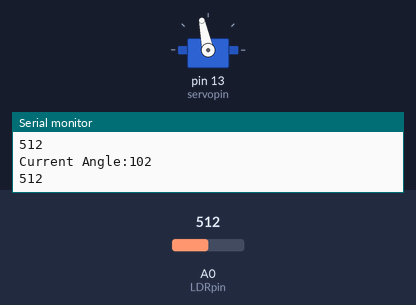
Bench run of a sketch on a simulated Arduino Uno, built with avr-gcc and run on an emulated ATmega328P. On the bench: servo, the last lines printed to the serial monitor. The test bench sets the inputs (shaded band); at power-on: A0 (LDRpin) = 512.

Above: at 1.2 s.
1.3 s: A0 (LDRpin) set to 716
At 1.8 s:
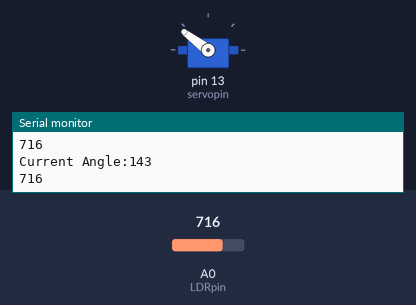
2.9 s: A0 (LDRpin) set to 900
At 3.3 s:
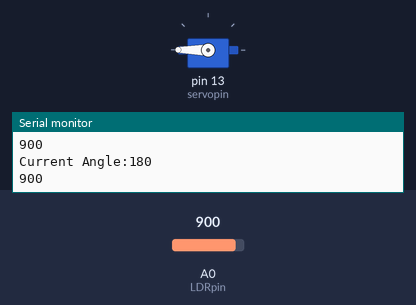
4.5 s: A0 (LDRpin) set to 306
At 5.0 s:
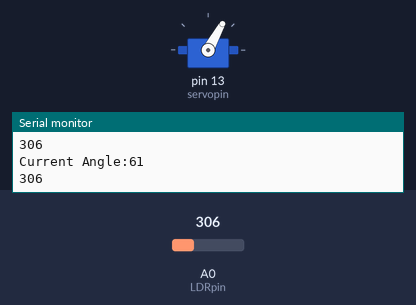
6.1 s: A0 (LDRpin) set to 122
At 6.5 s:
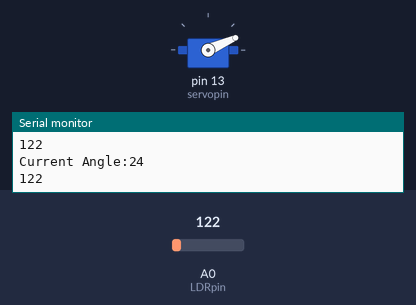
7.7 s: A0 (LDRpin) set to 0
At 8.1 s:
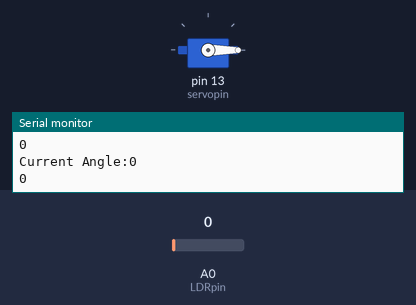
9.3 s: A0 (LDRpin) set to 511
At 10.8 s:
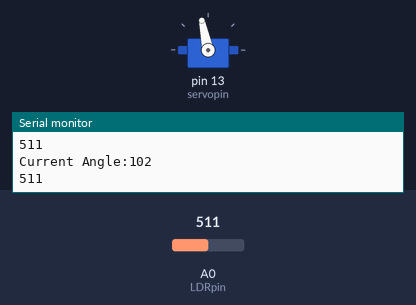
Timing chart, 0 to 11.9 s (numbered marks = the images above; inputs shaded):
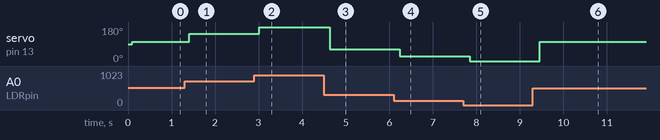

The sketch:

Arduino_Uno-Led_Potentiometer.ino
```cpp
// #include <Servo.h>
// Servo testServo;

// int potentiometer = 0;
// int pulse;

// void setup() {
//   // put your setup code here, to run once:
//   Serial.begin(9600);
//   testServo.attach(9);
// }

// void loop() {
//   // put your main code here, to run repeatedly:
//   Serial.println(analogRead(A0));
//   pulse = analogRead(potentiometer);
//   pulse = map(pulse, 0, 1023, 0, 180);
//   testServo.write(pulse);
//   delay(20);

//   if (analogRead(A0) <= 512){
//     digitalWrite(13, HIGH);
//     digitalWrite(7, LOW);
//   } else{
//     digitalWrite(13, LOW);
//     digitalWrite(7, HIGH);
//   }
// }


#include<Servo.h>
int lightval;
int LDRpin=A0;
int tm=100;
int servopin=13;
int rotationAngle;

Servo myservo;

void setup() {
  Serial.begin(9600);
  pinMode(LDRpin,INPUT);
  myservo.attach(servopin);
  pinMode(servopin,OUTPUT);
}

void loop() {
  lightval=analogRead(LDRpin);
  Serial.println(lightval);
  delay(tm);

  rotationAngle = lightval/5;
  myservo.write(rotationAngle);
  Serial.print("Current Angle:");
  Serial.print(rotationAngle);
  Serial.println();
}
```

Measured:
- after the input at 1.3 s, servo on pin 13 (servopin): 102° → 143° after 0.11 s
- after the input at 2.9 s, servo on pin 13 (servopin): 143° → 180° after 0.12 s
- after the input at 4.5 s, servo on pin 13 (servopin): 180° → 61° after 0.13 s
- after the input at 6.1 s, servo on pin 13 (servopin): 61° → 24° after 0.14 s
- after the input at 7.7 s, servo on pin 13 (servopin): 24° → 0° after 0.15 s
- after the input at 9.3 s, servo on pin 13 (servopin): 0° → 102° after 0.16 s
